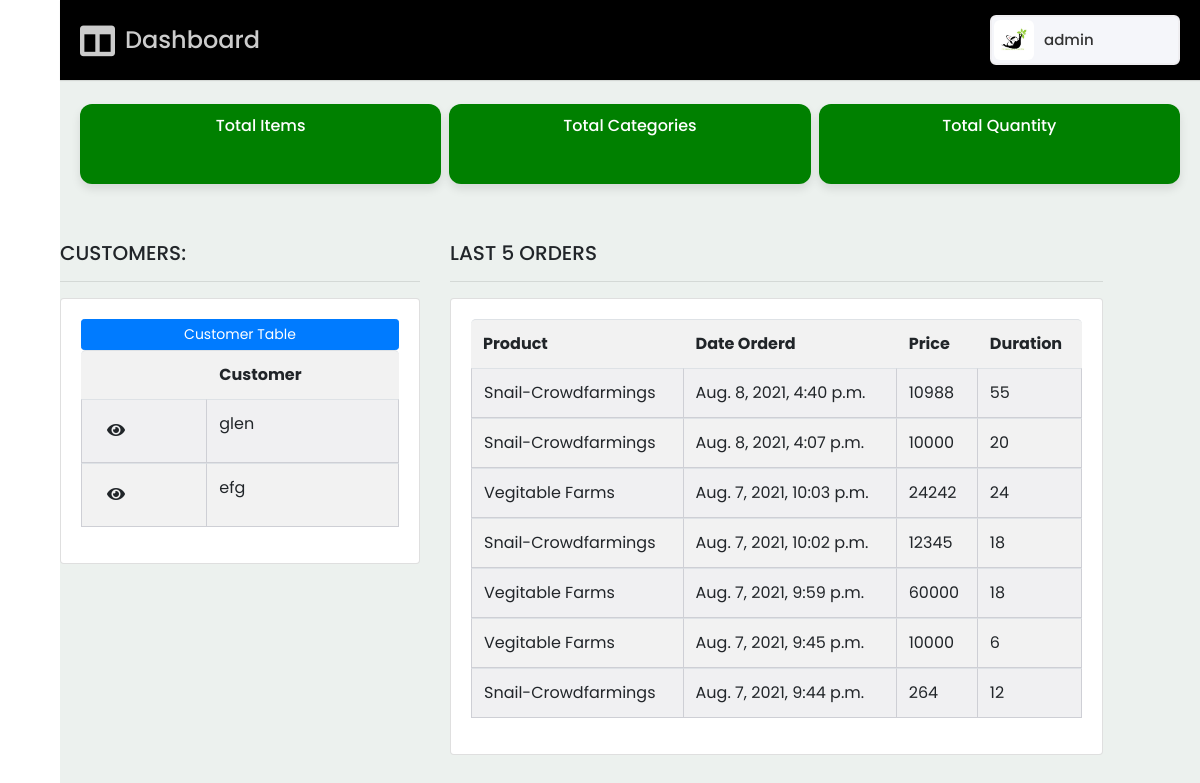
The app's page / (signed in) with its own data.
### trisolace/models.py (models this page shows)
class Customer(models.Model):
    GENDER = (
        ('Male', 'Male'),
        ('Female', 'Female'),
        ('Other', 'Other'),
    )
    user = models.OneToOneField(User, null=True, blank=True, on_delete=models.CASCADE)
    name = models.CharField(max_length=200, null=True)
    phone = models.CharField(max_length=200, null=True)
    email = models.CharField(max_length=200, null=True)
    country = models.CharField(max_length=200, null=True)
    city = models.CharField(max_length=200, null=True)
    zipcode = models.CharField(max_length=200, null=True)
    gender = models.CharField(max_length=200, null=True, choices=GENDER)
    bank_account = models.CharField(max_length=200, null=True, blank=True)
    momo_number = models.CharField(max_length=200, null=True, blank=True)
    bitcoin = models.CharField(max_length=200, null=True, blank=True)
    profile_pic = models.ImageField(default="profile1.png", null=True, blank=True)
    date_created = models.DateTimeField(auto_now_add=True, null=True)
    def __str__(self) -> str:
        return f"{self.name}-{self.phone}"

class Product(models.Model):
    CATEGORY = (
        ('Snail-Crowdfarmings', 'Snail-Crowdfarmings'),
        ('Vegitable Farms', 'Vegitable Farms'),
    )
    category = models.CharField(max_length=200, null=True, choices=CATEGORY)
    date_created = models.DateTimeField(auto_now_add=True, null=True)
    def __str__(self):
        return self.category

### core/models.py (models this page shows, shortened)
class Payment(models.Model):
    name = models.ForeignKey(Customer, null=True, blank=True, on_delete=models.CASCADE)
    product = models.ForeignKey(Product, null=True, blank=True, on_delete=models.CASCADE)
    duration = models.CharField(max_length=200, null=True)
    amount = models.PositiveIntegerField(default='0')
    email = models.EmailField(default=" ")
    ref = models.CharField(max_length=200)
    verified = models.BooleanField(default=False)
    date_created = models.DateTimeField(auto_now_add=True)
    class Meta:
        ordering = ("-date_created",)
    def __str__(self) -> str:
        return f"{self.name} -{self.product} - GH₵ {self.amount}"

### trisolace/decorators.py (the view)
	def wrapper_function(request, *args, **kwargs):
		group = None
		if request.user.groups.exists():
			group = request.user.groups.all()[0].name
		if group == 'customer':
			return redirect('home')
		if group == 'admin':
			return view_func(request, *args, **kwargs)

### trisolace/views.py (called while the page is built)
@login_required(login_url='signin')
@admin_only
def dashboard(request):
    orders = Payment.objects.all()
    customers = Customer.objects.all()
    total_customers = customers.count()
    total_orders = orders.count()
    print(orders)
    print(total_orders)
    context = {'orders': orders, 'customers': customers,
               'total_orders': total_orders}
    return render(request, 'trisolace/dashboard.html', context)

### trisolace/templates/trisolace/dashboard.html (shortened to what this page needs)
{% load static %}
<!DOCTYPE html>
<html lang="en" dir="ltr">
  <head>
    <link rel="stylesheet" href="https://cdnjs.cloudflare.com/ajax/libs/font-awesome/5.15.3/css/all.min.css"
 />
    <link rel="stylesheet" href="https://stackpath.bootstrapcdn.com/bootstrap/4.3.1/css/bootstrap.min.css">
    <link rel="stylesheet" href="{% static 'dashboard/css/styles.css' %}">
   </head>
<body>
  <div class="sidebar">
    <div class="logo-details">
      <span class="logo_name">Trisolace Farms </span>
    </div>
    <br>
    <br>
      <ul class="nav-links">
        <li>
          <a href="index.html" class="active">
            <i class="fas fa-columns"></i>
            <span class="links_name">Dashboard</span>
          </a>
        </li>
        <li>
          <a href="{% url 'products' %}">
            <i class="fas fa-plus-circle"></i>
            <span class="links_name">Sponsor a CrowdFarm</span>
          </a>
        </li>
        <li>
          <a href="{% url 'account' %}">
            <i class="far fa-edit"></i>
            <span class="links_name">My Profile</span>
          </a>
        </li>
        <li>
          <a href="{% url 'gallery' %}">
            <i class="fas fa-eraser"></i>
            <span class="links_name">Gallery</span>
          </a>
        </li>
        <li>
          <a href="{% url 'news' %}">
            <i class="fas fa-minus-circle"></i>
            <span class="links_name">News Room</span>
          </a>
        </li>
        <li>
          <a href="{% url 'faq' %}">
            <i class="fas fa-minus-circle"></i>
            <span class="links_name">FAQ</span>
          </a>
        </li>
        <li>
          <a href="{% url 'logout' %}">
            <i class="fas fa-minus-circle"></i>
            <span class="links_name">Logout</span>
          </a>
        </li>
      </ul>
  </div>
  <section class="home-section">
    <nav>
      <div class="sidebar-button">
        <i class="fas fa-columns"></i>
        <span class="dashboard">Dashboard</span>
      </div>
      <div class="profile-details">
        <img src="{% static 'images/snail/logo.jpg' %}" alt="Trisolace Farms">
        <span class="admin_name"> {{request.user}}</span>
      </div>
    </nav>
    <div class="home-content">
      <div class="overview-boxes">
        <div class="box description">
          <div class="right-side">
            <div class="box-topic" style="color: white;">Total Items</div>
          </div>
        </div>
        <div class="box description">
          <div class="right-side">
            <div class="box-topic"style="color: white;">Total Categories</div>
          </div>
        </div>
        <div class="box description">
          <div class="right-side">
            <div class="box-topic" style="color: white;">Total Quantity</div>
          </div>
        </div>
      </div>
      <div class="row">
        <div class="col-md-4">
          <h5>CUSTOMERS:</h5>
          <hr>
          <div class="card card-body">
            <a class="btn btn-primary  btn-sm btn-block" href="">Customer Table</a>
            <table class="table table-hover table-striped ">
              <tr>
                <th></th>
                <th>Customer</th>
              </tr>
              {% for customer in customers %}
                <tr>
                  <td><a class="btn " href="{% url 'customer' customer.id %}"><i class="fas fa-eye"></i></a></td>
                  <td>{{customer.name}}</td>
                </tr>
              {% endfor %}
            </table>
          </div>
        </div>
        <div class="col-md-7">
          <h5>LAST 5 ORDERS</h5>
          <hr>
          <div class="card card-body">
            <table class="table table-hover table-striped ">
              <tr>
                <th>Product</th>
                <th>Date Orderd</th>
                <th>Price</th>
                <th>Duration</th>
              </tr>
              {% for order in orders %}
                <tr>
                  <td>{{order.product}}</td>
                  <td>{{order.date_created}}</td>
                  <td>{{order.amount}}</td>
                  <td>{{order.duration}}</td>
                </tr>
              {% endfor %}
            </table>
          </div>
  </section>
</body>
</html>

### static/dashboard/css/styles.css (style rules this page uses)
* { margin: 0; padding: 0; box-sizing: border-box; font-family: 'Poppins', sans-serif; }
.sidebar { position: fixed; height: 100%; width: 240px; background: #0000; transition: all 0.5s ease; }
.sidebar .logo-details { height: 80px; display: flex; align-items: center; }
.sidebar .logo-details .logo_name { color: rgb(7, 0, 0); font-size: 24px; font-weight: 500; }
.sidebar .nav-links { margin-top: 10px; }
.sidebar .nav-links li { position: relative; list-style: none; height: 50px; }
.sidebar .nav-links li a { height: 100%; width: 100%; display: flex; align-items: center; text-decoration: none; transition: all 0.4s ease; font-size: 16px; }
.sidebar .nav-links li i { min-width: 60px; text-align: center; font-size: 18px; color: #fff; }
.sidebar .nav-links li a .links_name { color: white; font-size: 16px; font-weight: 400; white-space: nowrap; }
.home-section { position: relative; background: #ecf1ee; min-height: 100vh; width: calc(100% - 240px); left: 240px; transition: all 0.5s ease; }
.home-section nav { display: flex; justify-content: space-between; height: 80px; background: black; display: flex; align-items: center; position: fixed; width: calc(100% - 240px); left: 240px; z-index: 100; padding: 0 20px; box-shadow: 0 1px 1px rgba(0, 0, 0, 0.1); transition: all 0.5s ease; }
.home-section nav .sidebar-button { display: flex; align-items: center; font-size: 24px; font-weight: 500; color: #ccc; }
nav .sidebar-button i { font-size: 35px; margin-right: 10px; }
.home-section nav .profile-details { display: flex; align-items: center; background: #F5F6FA; border: 2px solid #EFEEF1; border-radius: 6px; height: 50px; min-width: 190px; padding: 0 15px 0 2px; }
nav .profile-details img { height: 40px; width: 40px; border-radius: 6px; object-fit: cover; }
nav .profile-details .admin_name { font-size: 15px; font-weight: 500; color: #333; margin: 0 10px; white-space: nowrap; }
.home-section .home-content { position: relative; padding-top: 104px; }
.home-content .overview-boxes { display: flex; align-items: center; justify-content: space-between; flex-wrap: nowrap; gap: 8px; padding: 0 20px; margin-bottom: 26px; }
.overview-boxes .box { width: calc(100% / 3); background: green; padding: 10px 5px; border-radius: 12px; margin-bottom: 5px; box-shadow: 0 5px 10px rgba(0,0,0,0.1); }
.overview-boxes .box.description { height: 80px; }
.right-side { display: flex; align-items: center; justify-content: center; flex-direction: column; }
.box-topic { color:white; }
.overview-boxes .box-topic { font-size: 16px; font-weight: 500; width: 100%; text-align: center; color: white }
table { border-collapse: separate; border-spacing: 0; color: #4a4a4d; font-family: "Helvetica Neue", Helvetica, Arial, sans-serif; width: 100%; }
th, td { padding: 10px 15px; vertical-align: middle; }
th:first-child { border-top-left-radius: 5px; text-align: left; }
th:last-child { border-top-right-radius: 5px; }
tbody tr:nth-child(even) { background: #f0f0f2; }
td { border-bottom: 1px solid #cecfd5; border-right: 1px solid #cecfd5; }
td:first-child { border-left: 1px solid #cecfd5; }
@media (max-width: 1240px) { .sidebar { width: 60px; } }
@media (max-width: 1240px) { .home-section { width: calc(100% - 60px); left: 60px; } }
@media (max-width: 1240px) { .home-section nav { width: calc(100% - 60px); left: 60px; } }

### records on screen
Customer: name "glen"
Customer: name "efg"
Payment: product "Snail-Crowdfarmings", date_created "Aug. 8, 2021, 4:40 p.m.", amount "10988", duration "55"
Payment: product "Snail-Crowdfarmings", date_created "Aug. 8, 2021, 4:07 p.m.", amount "10000", duration "20"
Payment: product "Vegitable Farms", date_created "Aug. 7, 2021, 10:03 p.m.", amount "24242", duration "24"
Payment: product "Snail-Crowdfarmings", date_created "Aug. 7, 2021, 10:02 p.m.", amount "12345", duration "18"
Payment: product "Vegitable Farms", date_created "Aug. 7, 2021, 9:59 p.m.", amount "60000", duration "18"
Payment: product "Vegitable Farms", date_created "Aug. 7, 2021, 9:45 p.m.", amount "10000", duration "6"
Payment: product "Snail-Crowdfarmings", date_created "Aug. 7, 2021, 9:44 p.m.", amount "264", duration "12"

### other values on screen
{{ request.user }} "admin"
